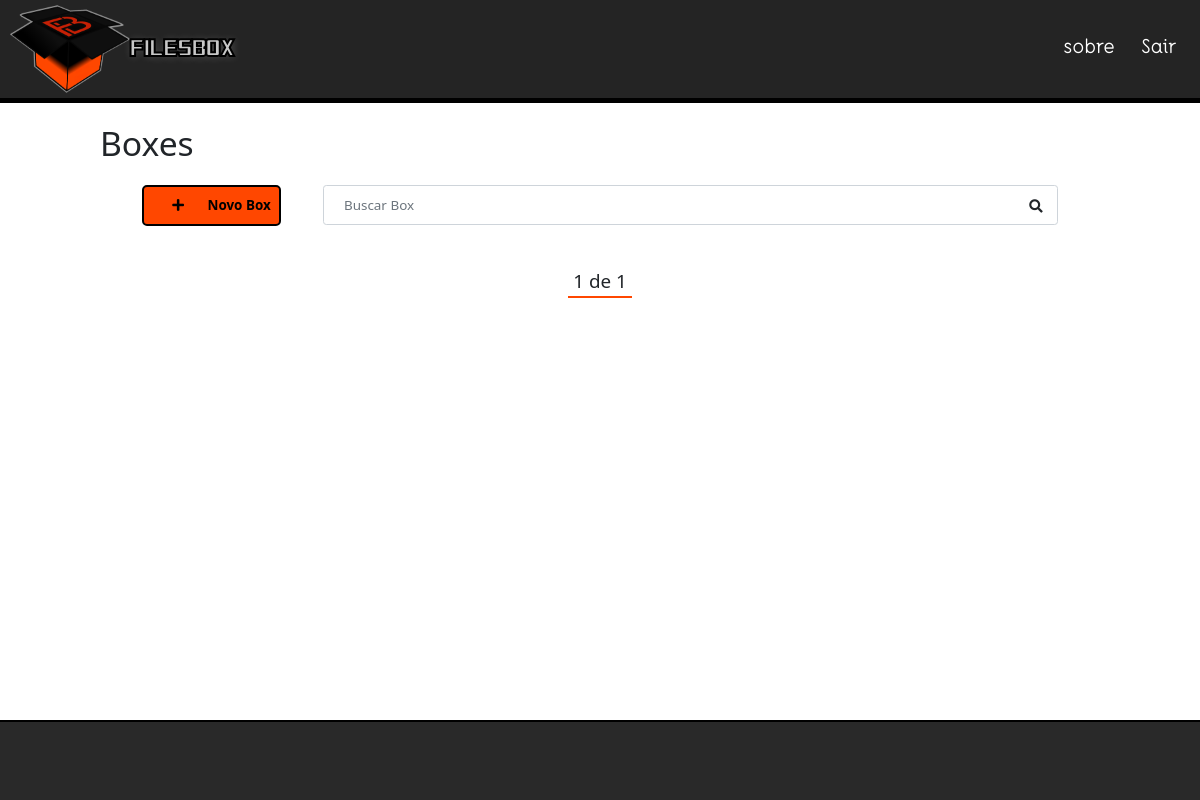
Before: /boxes/ (signed in) with the older database file.
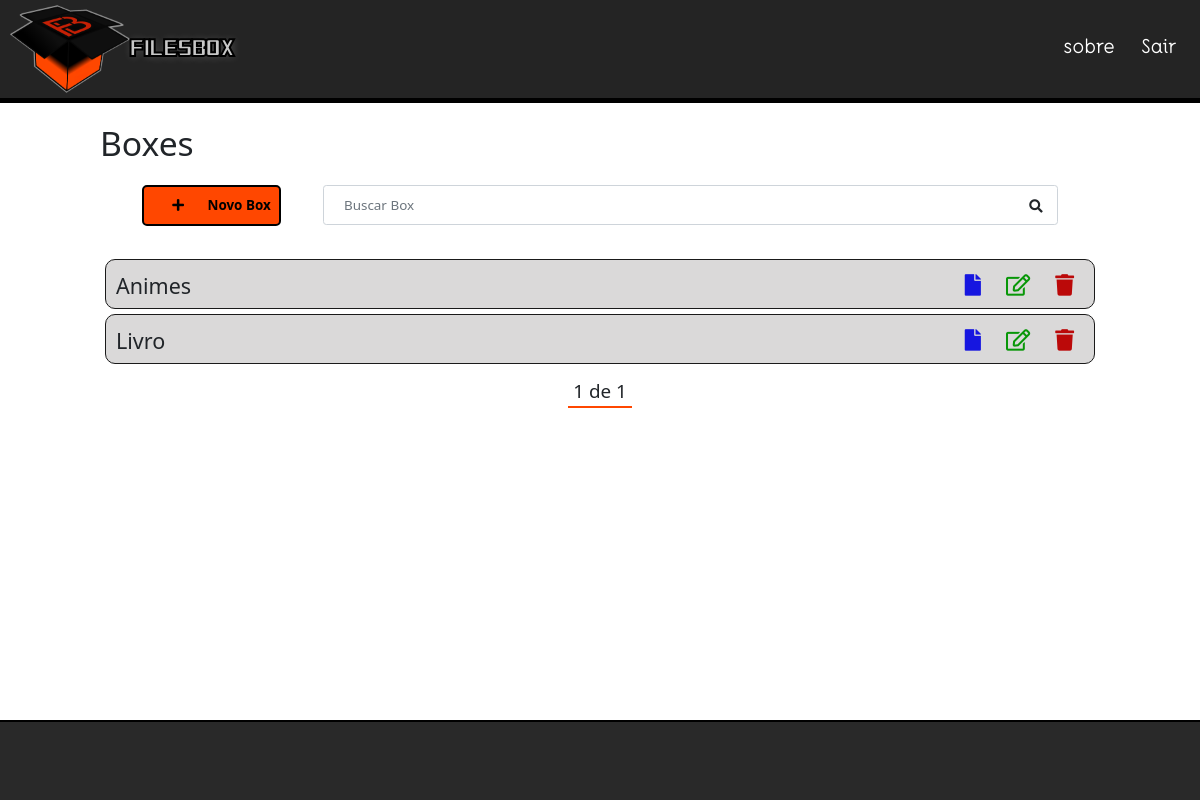
After: the same page with the newer database file.
### boxes/models.py (models this page shows, shortened)
class Box(models.Model):
    title = models.CharField(max_length=100)
    description = models.TextField()
    user = models.ForeignKey(get_user_model(), on_delete=models.CASCADE)
    created_at = models.DateTimeField(auto_now_add=True)
    updated_at = models.DateTimeField(auto_now=True)

### boxes/views.py (the view)
# urls.py: path('boxes/', views.boxes, name='boxes'),
@login_required
def boxes(request):
    search = request.GET.get('busca')
    if search:
        boxes = Box.objects.filter(title__icontains=search, user=request.user)
    else:
        boxes_list = Box.objects.all().order_by('-created_at').filter(user=request.user)
        paginator = Paginator(boxes_list, 5)
        page = request.GET.get('page')
        boxes = paginator.get_page(page)
    return render(request, 'boxes/boxes.html', {'boxes': boxes})

### boxes/templates/boxes/boxes.html (shortened to what this page needs)
{% extends 'baseBox.html' %}
{% block content %}
    <div class="offset-1 col-10 list-div">
        <h1>Boxes</h1>
        <div class="container">
            <a class="add-link" href="newBox/">
                <div class="col-2 add-div">
                    <i class="fas fa-plus"></i>
                    <span class="paragrafo">Novo Box</span>
                </div>
            </a>
            <div class="col-9 busca-div">
                <form method="GET" id="search-form">
                    <input class="form-control" type="text" id="busca" name="busca" placeholder="Buscar Box" value="{{ request.GET.busca }}"/>
                    <i class="fas fa-search" id="search-btn"></i>
                </form>
            </div>
        </div>
        <ul class="box-list">
            {% for box in boxes %}
            <li class="box-item">
                <span>{{ box.title }}</span>
                <span><a href="delete/{{box.id}}" class="delete-btn"><i class="fas fa-trash"></a></i></span>
                <span><a href="edit/{{box.id}}"><i class="far fa-edit"></i></a></span>
                <span><a href="pages/{{box.id}}"><i class="fas fa-file"></i></a></span>
            </li>
            {% endfor %}
        </ul>
        <div class="pagination">
            <span class="step-links">
                {% if boxes.paginator.num_pages %}
                    <span class="current">
                        {{ boxes.number }} de {{ boxes.paginator.num_pages }}
                    </span>
                {% endif %}
            </span>
        </div>
    </div>
{% endblock content %}

### boxes/templates/baseBox.html (shortened to what this page needs)
{% load static %}
<!DOCTYPE html>
<html lang="pt-br">
<head>
    <link rel="stylesheet" href="https://use.fontawesome.com/releases/v5.7.2/css/all.css">
    <link href="https://cdn.jsdelivr.net/npm/bootstrap@5.0.2/dist/css/bootstrap.min.css" rel="stylesheet">
    <link rel="stylesheet" href="{% static '_css/_styleBox.css' %}" type="text/css" />
</head>
<body>
    <div class="container-fruid">
        <nav class="navbar navbar-expand-lg navbar-light bg-light">
            <div class="container-fluid">
                <a class="navbar-title" href="/boxes">
                    {% if user.is_authenticated %}
                        <img src="{% static '_imagens/_logoBorda.png' %}" alt="" width="120" height="90" class="d-inline-block align-text-top">
                        Filesbox
                    {% endif %}
                </a>
                <div class="menu-section">
                    <nav class="nav-menu">
                        <ul class="navbar-nav me-auto mb-2 mb-lg-0">
                            <li class="nav-item">
                                <a class="nav-link active" aria-current="page" href="#">sobre</a>
                            </li>
                            {% if user.is_authenticated %}
                                <li class="nav-item">
                                    <a class="nav-link active" aria-current="page" href="/accounts/logout">Sair</a>
                                </li>
                            {% endif %}
                        </ul>
                    </nav>
                </div>
            </div>
        </nav>
        {% block content %}
        {% endblock content %}
        <footer>
        </footer>
    </div>
</body>
</html>

### boxes/static/_css/_styleBox.css (style rules this page uses)
* { margin: 0; padding: 0; }
html { font-size: 84.1%; }
.container-fluid { background-color: rgba(3, 3, 3, 0.863); }
.navbar { border-bottom: 5px solid var(--preto); margin-bottom: 20px; padding-top: 0; padding-bottom: 0; }
.navbar-nav { margin: auto; }
a.navbar-title { text-shadow: 1px 1px 8px rgba(255, 255, 255, 0.2); color: rgb(200, 200, 200); -webkit-text-stroke-width: 2px; -webkit-text-stroke-color: var(--preto); font-family: TransformersMovie; padding-top: .3125rem; padding-bottom: .3125rem; margin-right: 1rem; font-size: 2rem; text-decoration: none; white-space: nowrap; display: flex; align-items: center; }
.navbar-light .navbar-nav .nav-link.active, .navbar-light .navbar-nav .show>.nav-link { color: white; }
.navbar-light .navbar-nav a.nav-link { letter-spacing: 1px; font-family: JonahAFYL; font-size: 1.4rem; font-weight: bold; padding: 2rem 1rem; }
.menu-section, .navbar-expand-lg .navbar-nav { flex-direction: row; }
.paragrafo { font-size: 1rem; }
.container { display: flex; justify-content: space-evenly; align-items: baseline; }
.add-div { background-color: var(--laranja); cursor: pointer; display: inline-block; color: var(--preto); padding: 8px; border: 2px solid var(--preto); border-radius: 5px; height: 100%; width: auto; font-weight: bold; }
.fas.fa-plus { color: var(--preto); margin-left: 20px; margin-right: 20px; }
a.add-link { color: var(--preto); text-decoration: none; margin-right: 10px; }
.fas.fa-search { position: relative; top: -25px; padding-right: 15px; display: block; float: right; cursor: pointer; }
.busca-div { padding: 0; margin-top: 15px; margin-bottom: 15px; display: block; align-items: center; }
.form-control { height: 40px; padding-left: 10px; }
.box-list { padding-left: 0; }
.box-item { background-color: rgba(177, 175, 175, 0.473); list-style: none; font-size: 1.6rem; height: 50px; padding-top: 10px; padding-left: 10px; border: 1px solid var(--cinza-escuro); border-radius: 10px; margin: 5px; }
.fas.fa-trash, .far.fa-edit, .fas.fa-file { cursor: pointer; margin: 5px; padding-right: 15px; font-size: 1.6rem; float: right; }
.fas.fa-trash { color: rgb(187, 9, 9); }
.far.fa-edit { color: rgb(8, 151, 8); }
.fas.fa-file { color: rgb(22, 22, 224); }
footer { background-color: var(--cinza-claro); border-top: 2px solid var(--preto); height: 80px; width: 100%; position: absolute; bottom: 0; }
.pagination { font-size: 1.4rem; margin-bottom: 20px; display: flex; justify-content: center; }
.step-links { position: relative; margin-left: auto; margin-right: auto; width: auto; border-bottom: 2px solid var(--laranja); }
.step-links .current { margin-left: 5px; margin-right: 5px; }

### boxes/static/_css/_esquemaCor.css (style rules this page uses)
:root { --cinza-escuro: #1A1A1A; --cinza-claro: #292929; --preto: #000000; --preto-claro: #0A0909; --laranja: #FF4700; --vermelho-telha: #C62005; }

Changed rows visible on the page:
added Box: title "Animes"
added Box: title "Livro"
